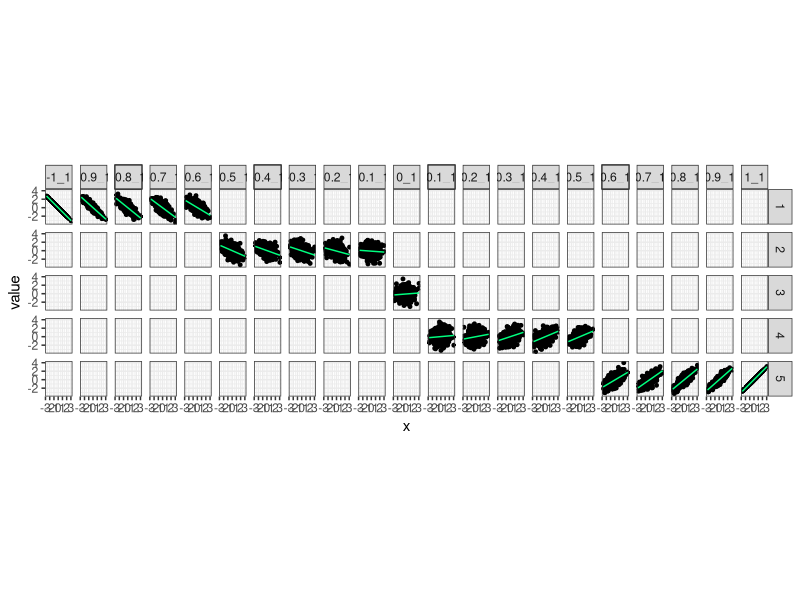

Reproduce this figure in R.
library(tidyverse)
theme_set(theme_bw())

# n <- 1000
# set.seed(616)
# tibble(
#   x = rnorm(n),
#   y = rnorm(n),
#   cor_0 = y,
#   cor_m1 = -x,
#   cor_m09 = -.9 * sd(y) / sd(x) * x + y,
#   cor_m08 = -.8 * sd(y) / sd(x)  * x + y,
#   cor_m07 = -.7 * sd(y) / sd(x) * x + y,
#   cor_m06 = -.6 * sd(y) / sd(x) * x + y,
#   cor_m05 = -.5 * sd(y) / sd(x) * x + y,
#   cor_m04 = -.4 * sd(y) / sd(x) * x + y,
#   cor_m03 = -.3 * sd(y) / sd(x) * x + y,
#   cor_m02 = -.2 * sd(y) / sd(x) * x + y,
#   cor_m01 = -.1 * sd(y) / sd(x) * x + y,
#   cor_p01 = .1 * sd(y) / sd(x) * x + y,
#   cor_p02 = .2 * sd(y) / sd(x) * x + y,
#   cor_p03 = .3 * sd(y) / sd(x) * x + y,
#   cor_p04 = .4 * sd(y) / sd(x) * x + y,
#   cor_p05 = .5 * sd(y) / sd(x) * x + y,
#   cor_p06 = .6 * sd(y) / sd(x) * x + y,
#   cor_p07 = .7 * sd(y) / sd(x) * x + y,
#   cor_p08 = .8 * sd(y) / sd(x) * x + y,
#   cor_p09 = .9 * sd(y) / sd(x) * x + y,
#   cor_p1 = x,
#   cor2_m1 = -x,
#   cor2_m09 = -.9 * x,
#   cor2_m08 = -.8 * x,
#   cor2_m07 = -.7 * x,
#   cor2_m06 = -.6 * x,
#   cor2_m05 = -.5 * x,
#   cor2_m04 = -.4 * x,
#   cor2_m03 = -.3 * x,
#   cor2_m02 = -.2 * x,
#   cor2_m01 = -.1 * x,
#   cor2_0 = 0,
#   cor2_p01 = .1 * x,
#   cor2_p02 = .2 * x,
#   cor2_p03 = .3 * x,
#   cor2_p04 = .4 * x,
#   cor2_p05 = .5 * x,
#   cor2_p06 = .6 * x,
#   cor2_p07 = .7 * x,
#   cor2_p08 = .8 * x,
#   cor2_p09 = .9 * x,
#   cor2_p1 = x,
# ) %>% 
#   pivot_longer(cols = -c(x, y)) %>%
#   # summarise(cor = cor(x, value),
#   #           sd = sd(value),
#   #           .by = name) %>% View()
#   ggplot(aes(x, value)) +
#   geom_point(alpha = .5) +
#   geom_smooth(se = FALSE, method = "lm") +
#   facet_wrap(~ name, nrow = 2, scales = "fixed") +
#   coord_fixed()

# tibble(
#   x = rnorm(n),
#   y = r * x + rnorm(n, sd = sqrt(1 - r^2))
# ) %>% 
#   ggplot(aes(x, y)) +
#   geom_point(size = .5) +
#   geom_smooth(method = "lm", se = FALSE, color = "gray70") +
#   geom_label(aes(label = paste0(cor(x, y))),
#              x = 0, y = 0)




set.seed(2525)
n <- 500
cors <- seq(-1, 1, by = .1)
cors_tibble <- tibble(x = rnorm(n))

for (cor in cors) {
  cors_tibble[[paste0(cor, "_1")]] <- cor * cors_tibble$x + rnorm(n, sd = sqrt(1 - cor^2))
  cors_tibble[[paste0(cor, "_2")]] <- cor * cors_tibble$x
}

cors_tibble %>% 
  pivot_longer(cols = -x) %>% 
  filter(str_detect(name, "_1$")) %>% 
  mutate(row = ifelse(str_detect(name, "-0\\.[9876]|-1_"), "1", 
                      ifelse(str_detect(name, "-0\\.[54321]"), "2",
                             ifelse(str_detect(name, "0\\.[12345]"), "4",
                                    ifelse(str_detect(name, "0\\.[6789]|1_"), "5", "3"))))) %>% 
  mutate(name = factor(name, 
                       ordered = TRUE, 
                       levels = paste0(rep(seq(-1, 1, by = .1), times = 2),
                                       rep(c("_1", "_2"), each = 21)
                                      )
                       )
         ) %>% 
  ggplot(aes(x, value)) +
  geom_point(size = 1) +
  geom_smooth(method = "lm", 
              se = FALSE, 
              color = "springgreen",
              linewidth = .5) +
  facet_grid(row ~ name) +
  coord_fixed(ratio = 1)

